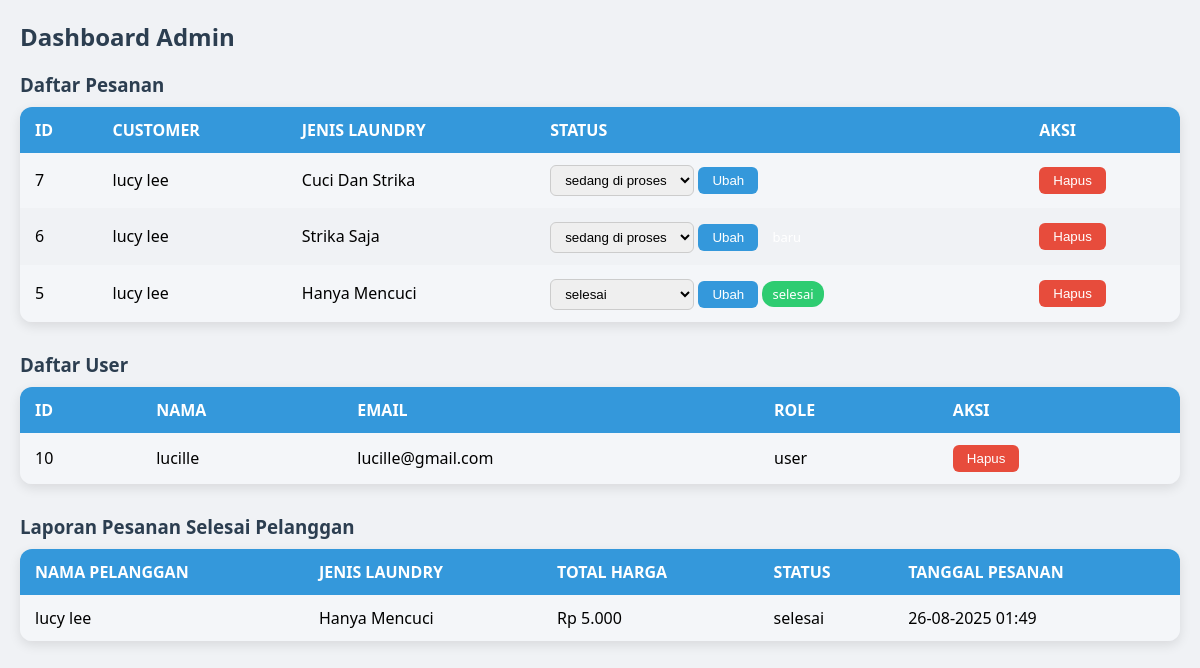
/admin_dashboard.php (signed in), run on the app's committed database.
### tables this page shows
CREATE TABLE `tb_orders` (
  `id` int(11) NOT NULL,
  `customer_name` varchar(200) NOT NULL,
  `user_id` int(11) NOT NULL,
  `service_id` int(11) NOT NULL,
  `tanggal` datetime NOT NULL,
  `jenis_laundry` varchar(200) NOT NULL,
  `berat` int(11) NOT NULL,
  `total_harga` text NOT NULL,
  `status` enum('baru','proses','diambil','selesai') NOT NULL,
  `created_at` timestamp NOT NULL DEFAULT current_timestamp()
);

CREATE TABLE `tb_users` (
  `id` int(11) NOT NULL,
  `nama_lengkap` varchar(100) NOT NULL,
  `email` varchar(100) NOT NULL,
  `password` varchar(255) NOT NULL,
  `gender` enum('Laki laki','perempuan') NOT NULL,
  `alamat` text NOT NULL,
  `role` enum('admin','user') NOT NULL,
  `created_at` timestamp NOT NULL DEFAULT current_timestamp() ON UPDATE current_timestamp()
);

### admin_dashboard.php (the view, shortened to what this page needs)
<?php
include "connection.php";
$orders = $conn->query("SELECT * FROM tb_orders ORDER BY id DESC");
$users = $conn->query("SELECT * FROM tb_users WHERE role!='admin' ORDER BY id DESC");
?>
<!DOCTYPE html>
<html lang="id">
<head>
</head>
<body>
<h2>Dashboard Admin</h2>
<h3>Daftar Pesanan</h3>
<table>
<tr>
    <th>ID</th>
    <th>Customer</th>
    <th>Jenis Laundry</th>
    <th>Status</th>
    <th>Aksi</th>
</tr>
<?php while($row = $orders->fetch_assoc()):
    $status_class = '';
    if($row['status']=='selesai') $status_class='status-selesai';
?>
<tr>
    <td><?= $row['id']; ?></td>
    <td><?= htmlspecialchars($row['customer_name']); ?></td>
    <td><?= htmlspecialchars($row['jenis_laundry']); ?></td>
    <td>
        <form method="POST" action="update_status.php">
            <select name="status" required>
                <option value="sedang di proses" <?= $row['status']=="sedang di proses" ? "selected":""; ?>>sedang di proses</option>
                <option value="selesai" <?= $row['status']=="selesai" ? "selected":""; ?>>selesai</option>
            </select>
            <button type="submit" class="btn-update">Ubah</button>
        </form>
        <div class="status-badge <?= $status_class ?>"><?= $row['status'] ?></div>
    </td>
    <td>
        <form method="POST" action="delete_order.php" onsubmit="return confirm('Yakin mau hapus pesanan ini?');">
            <button type="submit" class="btn-delete">Hapus</button>
        </form>
    </td>
</tr>
<?php endwhile; ?>
</table>
<h3>Daftar User</h3>
<table>
<tr>
    <th>ID</th>
    <th>Nama</th>
    <th>Email</th>
    <th>Role</th>
    <th>Aksi</th>
</tr>
<?php while($u = $users->fetch_assoc()): ?>
<tr>
    <td><?= $u['id']; ?></td>
    <td><?= htmlspecialchars($u['nama_lengkap']); ?></td>
    <td><?= htmlspecialchars($u['email']); ?></td>
    <td><?= htmlspecialchars($u['role']); ?></td>
    <td>
        <form method="POST" action="delete_user.php" onsubmit="return confirm('Yakin mau hapus user ini?');">
            <button type="submit" class="btn-delete">Hapus</button>
        </form>
    </td>
</tr>
<?php endwhile; ?>
</table>
<h3>Laporan Pesanan Selesai Pelanggan</h3>
<table>
<tr>
    <th>Nama Pelanggan</th>
    <th>Jenis Laundry</th>
    <th>Total Harga</th>
    <th>Status</th>
    <th>Tanggal Pesanan</th>
</tr>
<?php
$laporan = $conn->query("
    SELECT o.jenis_laundry, o.total_harga, o.status, o.created_at, u.nama_lengkap
    FROM tb_orders o
    JOIN tb_users u ON o.user_id = u.id
    WHERE o.status='selesai'
    ORDER BY o.created_at DESC
");
if ($laporan && $laporan->num_rows > 0) {
    while ($row = $laporan->fetch_assoc()) {
        $total_formatted = "Rp " . number_format($row['total_harga'], 0, ',', '.');
?>
<tr>
    <td><?= htmlspecialchars($row['nama_lengkap']) ?></td>
    <td><?= htmlspecialchars($row['jenis_laundry']) ?></td>
    <td><?= $total_formatted ?></td>
    <td><?= htmlspecialchars($row['status']) ?></td>
    <td><?= date("d-m-Y H:i", strtotime($row['created_at'])) ?></td>
</tr>
<?php
    }
} else {
?>
<tr><td colspan="5">Belum ada pesanan selesai</td></tr>
<?php } ?>
</table>
</body>
</html>

### admin_dashboard.php (style rules this page uses)
body { font-family: 'Segoe UI', Tahoma, Geneva, Verdana, sans-serif; margin:20px; background:#f0f2f5; }
h2,h3 { color:#2c3e50; margin-bottom:10px; }
table { width:100%; border-collapse: collapse; margin-bottom:30px; border-radius:12px; overflow:hidden; box-shadow:0 4px 12px rgba(0,0,0,0.1); }
th, td { padding:12px 15px; text-align:left; }
th { background:#3498db; color:#fff; font-weight:600; text-transform:uppercase; }
tr:nth-child(even) { background:#f4f6f9; }
button { padding:6px 14px; border:none; border-radius:6px; cursor:pointer; font-weight:500; transition:0.2s; }
.btn-delete { background:#e74c3c; color:white; }
.btn-update { background:#3498db; color:white; }
select { padding:6px 10px; border-radius:6px; border:1px solid #ccc; outline:none; }
.status-badge { padding:4px 10px; border-radius:12px; color:white; font-weight:500; font-size:13px; display:inline-block; margin-top:4px; }
.status-selesai { background:#2ecc71; }
form { display:inline-block; margin:0; }

### data on the page
tb_orders: id "7", customer_name "lucy lee", jenis_laundry "Cuci Dan Strika"
tb_orders: id "6", customer_name "lucy lee", jenis_laundry "Strika Saja"
tb_orders: id "5", customer_name "lucy lee", jenis_laundry "Hanya Mencuci", status "selesai", user.nama_lengkap "lucy lee", total_harga "Rp 5.000", created_at "26-08-2025 01:49"
tb_users: id "10", nama_lengkap "lucille", email "lucille@gmail.com", role "user"
